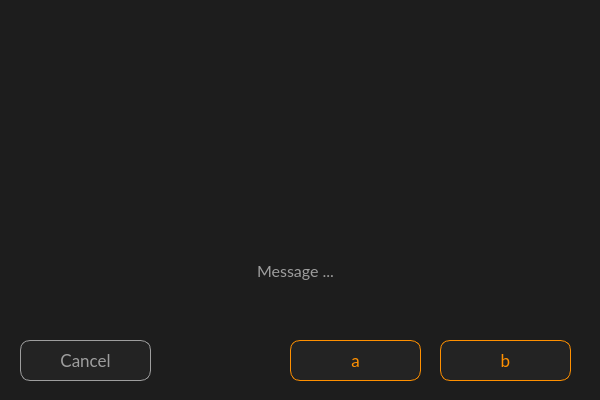
<?xml version="1.0" encoding="UTF-8"?>
<ui version="4.0">
 <class>TwoChoiceDialog</class>
 <widget class="QDialog" name="TwoChoiceDialog">
  <property name="geometry">
   <rect>
    <x>0</x>
    <y>0</y>
    <width>600</width>
    <height>400</height>
   </rect>
  </property>
  <property name="minimumSize">
   <size>
    <width>600</width>
    <height>400</height>
   </size>
  </property>
  <property name="maximumSize">
   <size>
    <width>600</width>
    <height>400</height>
   </size>
  </property>
  <property name="windowTitle">
   <string>Dialog</string>
  </property>
  <property name="styleSheet">
   <string notr="true">background-color: #1d1d1d;</string>
  </property>
  <widget class="QLabel" name="label_message">
   <property name="geometry">
    <rect>
     <x>20</x>
     <y>230</y>
     <width>551</width>
     <height>81</height>
    </rect>
   </property>
   <property name="font">
    <font>
     <family>Lato</family>
     <pointsize>12</pointsize>
    </font>
   </property>
   <property name="styleSheet">
    <string notr="true">color: #9e9e9e;</string>
   </property>
   <property name="text">
    <string>Message ...</string>
   </property>
   <property name="alignment">
    <set>Qt::AlignmentFlag::AlignCenter</set>
   </property>
   <property name="wordWrap">
    <bool>true</bool>
   </property>
  </widget>
  <widget class="QPushButton" name="button_b">
   <property name="geometry">
    <rect>
     <x>440</x>
     <y>340</y>
     <width>131</width>
     <height>41</height>
    </rect>
   </property>
   <property name="font">
    <font>
     <family>Lato</family>
     <pointsize>13</pointsize>
    </font>
   </property>
   <property name="cursor">
    <cursorShape>PointingHandCursor</cursorShape>
   </property>
   <property name="styleSheet">
    <string notr="true">QPushButton {
    border: 1px solid #ff9000;
    background-color: #232323; 
    color: #ff9000;
    border-radius: 10px;
}

QPushButton:hover {
	background-color: #131313;
}</string>
   </property>
   <property name="text">
    <string>b</string>
   </property>
  </widget>
  <widget class="QLabel" name="label_icon">
   <property name="enabled">
    <bool>true</bool>
   </property>
   <property name="geometry">
    <rect>
     <x>190</x>
     <y>20</y>
     <width>201</width>
     <height>191</height>
    </rect>
   </property>
   <property name="text">
    <string/>
   </property>
   <property name="pixmap">
    <pixmap>ui/_pics/icons/attention_orange.png</pixmap>
   </property>
   <property name="scaledContents">
    <bool>true</bool>
   </property>
   <property name="alignment">
    <set>Qt::AlignmentFlag::AlignCenter</set>
   </property>
  </widget>
  <widget class="QPushButton" name="button_no">
   <property name="geometry">
    <rect>
     <x>20</x>
     <y>340</y>
     <width>131</width>
     <height>41</height>
    </rect>
   </property>
   <property name="font">
    <font>
     <family>Lato</family>
     <pointsize>13</pointsize>
    </font>
   </property>
   <property name="cursor">
    <cursorShape>PointingHandCursor</cursorShape>
   </property>
   <property name="styleSheet">
    <string notr="true">QPushButton {
    border: 1px solid #9e9e9e;
    background-color: #232323; 
    color: #9e9e9e;
    border-radius: 10px;
}

QPushButton:hover {
	background-color: #131313;
}
</string>
   </property>
   <property name="text">
    <string>Cancel</string>
   </property>
  </widget>
  <widget class="QPushButton" name="button_a">
   <property name="geometry">
    <rect>
     <x>290</x>
     <y>340</y>
     <width>131</width>
     <height>41</height>
    </rect>
   </property>
   <property name="font">
    <font>
     <family>Lato</family>
     <pointsize>13</pointsize>
    </font>
   </property>
   <property name="cursor">
    <cursorShape>PointingHandCursor</cursorShape>
   </property>
   <property name="styleSheet">
    <string notr="true">QPushButton {
    border: 1px solid #ff9000;
    background-color: #232323; 
    color: #ff9000;
    border-radius: 10px;
}

QPushButton:hover {
	background-color: #131313;
}</string>
   </property>
   <property name="text">
    <string>a</string>
   </property>
  </widget>
 </widget>
 <resources/>
 <connections/>
</ui>
